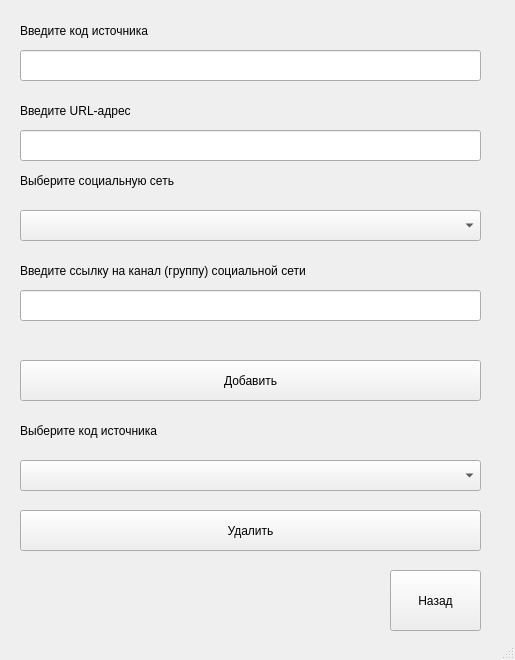
<?xml version="1.0" encoding="UTF-8"?>
<ui version="4.0">
 <class>IstWindow</class>
 <widget class="QMainWindow" name="IstWindow">
  <property name="geometry">
   <rect>
    <x>0</x>
    <y>0</y>
    <width>515</width>
    <height>660</height>
   </rect>
  </property>
  <property name="windowTitle">
   <string>Сбор-SN</string>
  </property>
  <widget class="QWidget" name="centralwidget">
   <widget class="QLineEdit" name="lineEdit">
    <property name="geometry">
     <rect>
      <x>20</x>
      <y>50</y>
      <width>461</width>
      <height>31</height>
     </rect>
    </property>
    <property name="styleSheet">
     <string notr="true">font: 14pt &quot;MS Shell Dlg 2&quot;;</string>
    </property>
   </widget>
   <widget class="QLabel" name="label">
    <property name="geometry">
     <rect>
      <x>20</x>
      <y>20</y>
      <width>211</width>
      <height>21</height>
     </rect>
    </property>
    <property name="styleSheet">
     <string notr="true">font: 14pt &quot;MS Shell Dlg 2&quot;;</string>
    </property>
    <property name="text">
     <string>Введите код источника</string>
    </property>
   </widget>
   <widget class="QLineEdit" name="lineEdit_2">
    <property name="geometry">
     <rect>
      <x>20</x>
      <y>130</y>
      <width>461</width>
      <height>31</height>
     </rect>
    </property>
    <property name="styleSheet">
     <string notr="true">font: 14pt &quot;MS Shell Dlg 2&quot;;</string>
    </property>
   </widget>
   <widget class="QLabel" name="label_2">
    <property name="geometry">
     <rect>
      <x>20</x>
      <y>100</y>
      <width>211</width>
      <height>21</height>
     </rect>
    </property>
    <property name="styleSheet">
     <string notr="true">font: 14pt &quot;MS Shell Dlg 2&quot;;</string>
    </property>
    <property name="text">
     <string>Введите URL-адрес</string>
    </property>
   </widget>
   <widget class="QPushButton" name="pushButton">
    <property name="geometry">
     <rect>
      <x>20</x>
      <y>360</y>
      <width>461</width>
      <height>41</height>
     </rect>
    </property>
    <property name="styleSheet">
     <string notr="true">font: 14pt &quot;MS Shell Dlg 2&quot;;</string>
    </property>
    <property name="text">
     <string>Добавить</string>
    </property>
   </widget>
   <widget class="QLabel" name="label_3">
    <property name="geometry">
     <rect>
      <x>20</x>
      <y>420</y>
      <width>231</width>
      <height>21</height>
     </rect>
    </property>
    <property name="styleSheet">
     <string notr="true">font: 14pt &quot;MS Shell Dlg 2&quot;;</string>
    </property>
    <property name="text">
     <string>Выберите код источника</string>
    </property>
   </widget>
   <widget class="QComboBox" name="comboBox">
    <property name="geometry">
     <rect>
      <x>20</x>
      <y>460</y>
      <width>461</width>
      <height>31</height>
     </rect>
    </property>
    <property name="styleSheet">
     <string notr="true">font: 14pt &quot;MS Shell Dlg 2&quot;;</string>
    </property>
   </widget>
   <widget class="QPushButton" name="pushButton_2">
    <property name="geometry">
     <rect>
      <x>20</x>
      <y>510</y>
      <width>461</width>
      <height>41</height>
     </rect>
    </property>
    <property name="styleSheet">
     <string notr="true">font: 14pt &quot;MS Shell Dlg 2&quot;;</string>
    </property>
    <property name="text">
     <string>Удалить</string>
    </property>
   </widget>
   <widget class="QLabel" name="label_4">
    <property name="geometry">
     <rect>
      <x>20</x>
      <y>170</y>
      <width>261</width>
      <height>21</height>
     </rect>
    </property>
    <property name="styleSheet">
     <string notr="true">font: 14pt &quot;MS Shell Dlg 2&quot;;</string>
    </property>
    <property name="text">
     <string>Выберите социальную сеть</string>
    </property>
   </widget>
   <widget class="QComboBox" name="comboBox_2">
    <property name="geometry">
     <rect>
      <x>20</x>
      <y>210</y>
      <width>461</width>
      <height>31</height>
     </rect>
    </property>
    <property name="styleSheet">
     <string notr="true">font: 14pt &quot;MS Shell Dlg 2&quot;;</string>
    </property>
   </widget>
   <widget class="QPushButton" name="pushButton_3">
    <property name="geometry">
     <rect>
      <x>390</x>
      <y>570</y>
      <width>91</width>
      <height>61</height>
     </rect>
    </property>
    <property name="styleSheet">
     <string notr="true">font: 14pt &quot;MS Shell Dlg 2&quot;;</string>
    </property>
    <property name="text">
     <string>Назад</string>
    </property>
   </widget>
   <widget class="QLineEdit" name="lineEdit_3">
    <property name="geometry">
     <rect>
      <x>20</x>
      <y>290</y>
      <width>461</width>
      <height>31</height>
     </rect>
    </property>
    <property name="styleSheet">
     <string notr="true">font: 14pt &quot;MS Shell Dlg 2&quot;;</string>
    </property>
   </widget>
   <widget class="QLabel" name="label_5">
    <property name="geometry">
     <rect>
      <x>20</x>
      <y>260</y>
      <width>471</width>
      <height>21</height>
     </rect>
    </property>
    <property name="styleSheet">
     <string notr="true">font: 14pt &quot;MS Shell Dlg 2&quot;;</string>
    </property>
    <property name="text">
     <string>Введите ссылку на канал (группу) социальной сети</string>
    </property>
   </widget>
  </widget>
  <widget class="QStatusBar" name="statusbar"/>
 </widget>
 <resources/>
 <connections/>
</ui>
